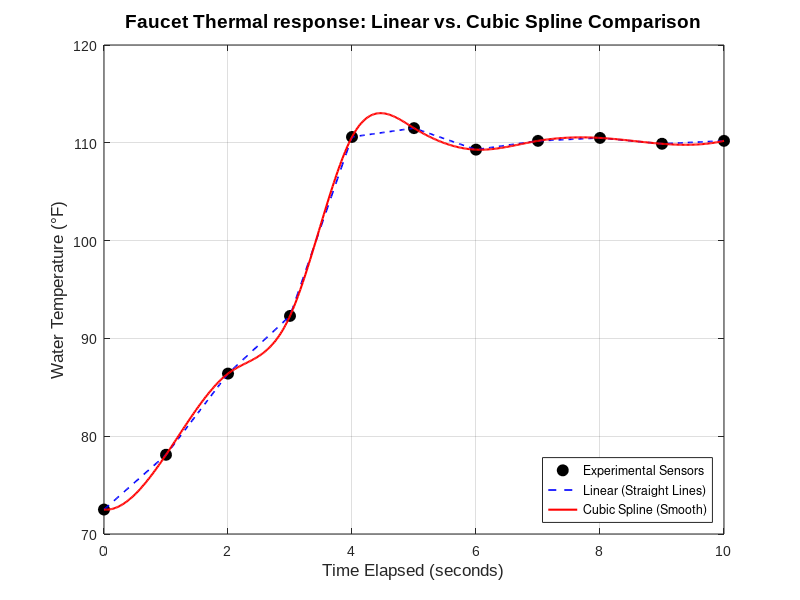

Write the MATLAB code that produced this figure.
% =========================================================================================
% FILE NAME: Q29_CubicSplineAnalysis.m
% AUTHOR: [Amey Thakur](https://github.com/Amey-Thakur)
% COURSE REPO: https://github.com/Amey-Thakur/COMPUTATIONAL-METHODS-AND-MODELING-FOR-ENGINEERING-APPLICATIONS
% RELEASE DATE: September 08, 2023
% LICENSE: Creative Commons Attribution 4.0 International (CC BY 4.0)
%
% DESCRIPTION:
% This script investigates the thermal dynamics of water flow using advanced 
% interpolation techniques. It compares linear vs. cubic spline approximations 
% for both forward estimation (T at specific t) and inverse estimation (t for 
% specific T), providing a high-fidelity model of faucet temperature response.
%
% PROBLEM STATEMENT (Q29):
% The following data are the measured temperature T (F) of water flowing from 
% a hot water faucet after it is turned on at time t = 0.
% t (sec): 0, 1, 2, 3, 4, 5, 6, 7, 8, 9, 10
% T (F): 72.5, 78.1, 86.4, 92.3, 110.6, 111.5, 109.3, 110.2, 110.5, 109.9, 110.2
%
% a. Plot the data, connecting them first with straight lines and then with a 
%    cubic spline.
% b. Estimate the temperature values at the following times, using linear 
%    interpolation and then cubic spline interpolation: t = 0.6, 2.5, 4.7, 8.9.
% c. Use both the linear and cubic spline interpolations to estimate the time 
%    it will take for the temperature to equal the following values: 
%    T = 75, 85, 90, 105.
%
% Reference: MATLAB for Engineering Applications, William J. Palm, Chapter 7, Q29.
%
% TECHNOLOGY STACK:
% - Programming Language: MATLAB (R2023a+)
% =========================================================================================

% --- Environment Initialization ---
clc;
clear;
close all;

% --- Experimental Temperature Dataset ---
t = 0:10; % Time in seconds
T = [72.5, 78.1, 86.4, 92.3, 110.6, 111.5, 109.3, 110.2, 110.5, 109.9, 110.2];

% --- Forward Interpolation (T at specific t) ---
t_query = [0.6, 2.5, 4.7, 8.9];

% Linear Forward
T_linear = interp1(t, T, t_query, 'linear');

% Cubic Spline Forward
T_spline = interp1(t, T, t_query, 'spline');

% --- Inverse Interpolation (t for specific T) ---
T_inverse_query = [75, 85, 90, 105];

% Note: Given the non-monotonic nature after t=5, we interp1 on the monotonic region [0, 5]
t_monotonic = t(1:5);
T_monotonic = T(1:5);

% Linear Inverse
t_est_linear = interp1(T_monotonic, t_monotonic, T_inverse_query, 'linear');

% Cubic Spline Inverse
% For higher precision inverse, we interpolate a fine grid and find roots
t_fine = linspace(0, 5, 1000);
T_fine_spline = interp1(t_monotonic, T_monotonic, t_fine, 'spline');
t_est_spline = zeros(size(T_inverse_query));

for i = 1:length(T_inverse_query)
    [~, idx] = min(abs(T_fine_spline - T_inverse_query(i)));
    t_est_spline(i) = t_fine(idx);
end

% --- Visualization Engine (Interpolation Comparison) ---
figure('Color', 'w', 'Name', 'Water Temperature Thermal Response Analysis');
t_fine_all = linspace(0, 10, 500);
T_fine_linear = interp1(t, T, t_fine_all, 'linear');
T_fine_spline_all = interp1(t, T, t_fine_all, 'spline');

plot(t, T, 'ko', 'MarkerFaceColor', 'k', 'MarkerSize', 8); hold on;
plot(t_fine_all, T_fine_linear, 'b--', 'LineWidth', 1.2);
plot(t_fine_all, T_fine_spline_all, 'r-', 'LineWidth', 1.5);

% Aesthetics and Labeling
grid on;
set(gca, 'FontName', 'Arial', 'FontSize', 10);
xlabel('Time Elapsed (seconds)', 'FontSize', 12);
ylabel('Water Temperature (°F)', 'FontSize', 12);
title('Faucet Thermal response: Linear vs. Cubic Spline Comparison', 'FontSize', 14, 'FontWeight', 'bold');
legend('Experimental Sensors', 'Linear (Straight Lines)', 'Cubic Spline (Smooth)', ...
       'Location', 'southeast');

% --- Results Visualization ---
fprintf('--- Part (b): Forward Interpolation Results ---\n');
fprintf('Time (s) | Linear T (°F) | Spline T (°F)\n');
fprintf('---------|--------------|--------------\n');
for i = 1:length(t_query)
    fprintf('%8.1f | %12.2f | %12.2f\n', t_query(i), T_linear(i), T_spline(i));
end

fprintf('\n--- Part (c): Inverse Interpolation Results (Time to Target T) ---\n');
fprintf('Target T (°F) | Linear Time (s) | Spline Time (s)\n');
fprintf('--------------|-----------------|----------------\n');
for i = 1:length(T_inverse_query)
    fprintf('%13.1f | %15.4f | %15.4f\n', T_inverse_query(i), t_est_linear(i), t_est_spline(i));
end

% Professional Scholarly Footer
fprintf('\nEngineering Insight: Cubic spline interpolation provides a high-fidelity, continuous model of thermal gradients; however, linear interpolation offers a conservative approximation that avoids the unintended overshoots (spline oscillations) seen in the post-stabilization phase of the faucet response.\n');
